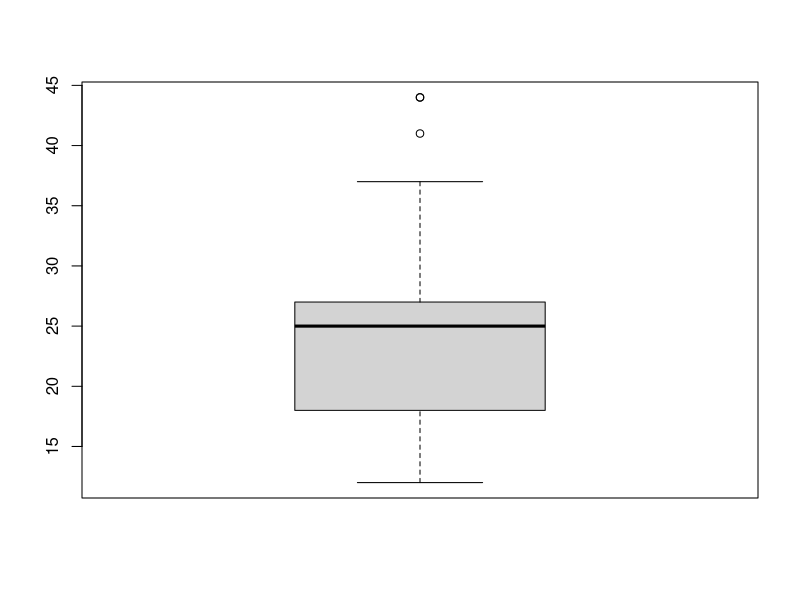

R code for this plot:
##missing values
library(ggplot2)
library(dplyr)

df <- data.frame(sex = c("M","F",NA,"F","S"),
                 score = c(5,4,6,4,NA))
df

table(is.na(df))

df %>% filter(is.na(score))
df %>% filter(!is.na(score)) #na 제외 출력
df_nomis <- df %>% filter(!is.na(score))
mean(df_nomis$score)
df_nomiss <- df %>% filter(!is.na(score)&!is.na(sex))
df_nomiss

df_nomiss2 <- na.omit(df)
df_nomiss2 #erase all the missing values, but we have to use it carefully

mean(df$score, na.rm = T ) #na.rm enable to calculate by neglecting the NA

exam <- read.csv('data/csv_exam.csv')
exam[c(3,8,15), 'math'] <-NA #change the values into NA
exam
exam %>% summarise(mean_math = mean(math))
exam %>% summarise(mean_math = mean(math,na.rm =T))

mpg <- as.data.frame(ggplot2::mpg)
mpg[c(65,124,131,153,212),'hwy'] <- NA

df_mis <- mpg %>% filter(is.na(drv) | is.na(hwy))
table(is.na(df_mis))

outlier <- data.frame(sex = c(1,2,3,1,2),
                      score = c(2,5,4,2,7))
outlier
table(outlier$sex)
table(outlier$score)

outlier$sex <- ifelse(outlier$sex == 3, NA, outlier$sex )
outlier$score <- ifelse(outlier$score >5, NA, outlier$score)
table(is.na(outlier))

outlier %>% 
  filter(!is.na(score) & !is.na(sex)) %>% 
  group_by(sex) %>% 
  summarise(mean_s = mean(score))

boxplot(mpg$hwy)$stats  #picture + number print
mpg [c(10,14,58,93), 'drv'] <- 'k'
mpg[c(29,42,129,203),'cty'] <- c(3,4,13,42)

table(mpg$drv)
mpg$drv <- ifelse(mpg$drv %in% c("4","f","r"),mpg$drv, NA)
# if value is one of them, return original ,if not, return NA
table(mpg$drv)
